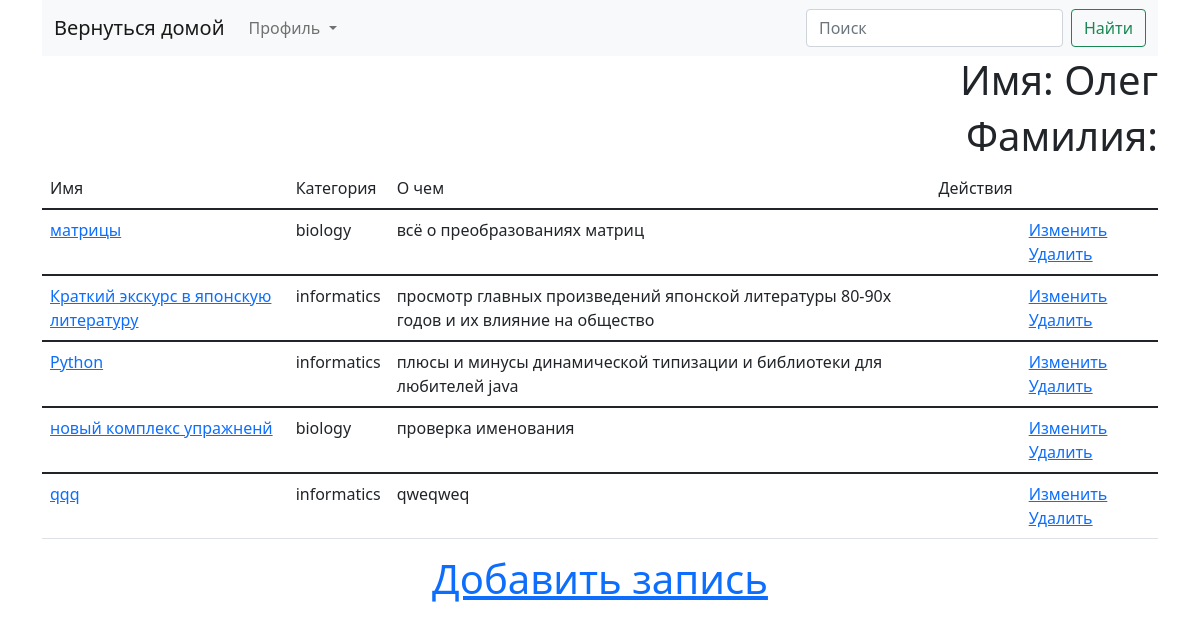
/account/ (signed in), run on the app's committed database.
### work/models.py (models this page shows, shortened)
class Publication(models.Model):
    title = models.CharField(max_length=200, verbose_name='Название')
    date = models.DateField(verbose_name='Дата опубликования работы', auto_now_add=True)
    author = models.ForeignKey(User, verbose_name='Автор', on_delete=models.CASCADE)
    category = models.CharField(verbose_name='Категория', choices=category, max_length=60)
    synopsis = models.TextField(verbose_name='Краткая информация о работе')
    file = models.FileField(verbose_name='Опубликованная работа',
                            validators=[FileExtensionValidator(allowed_extensions=['doc', 'docx', 'txt', 'pdf'])])
    class Meta:
        ordering = ['date']
        verbose_name = 'Пубикация'
        verbose_name_plural = 'Публикации'

### user_app/views.py (the view)
# urls.py: path('account/', include('user_app.urls'), name='profile')
def profile(request):
    if request.user.is_authenticated:
        publication = Publication.objects.filter(author__last_login=request.user.last_login)
        return render(request, 'profile_page.html', {'user': request.user, 'publication': publication})
    else:
        return render(request, 'registration/login.html')

### templates/profile_page.html (shortened to what this page needs)
<!DOCTYPE html>
<html lang="en">
<head>
    {% extends 'home_page.html' %}
        {% block table %}
           <h1 class="text-sm-end"> Имя: {{ user.first_name }} </h1>
           <h1 class="text-sm-end"> Фамилия: {{ user.last_name }}</h1>
        <table class = "table table-hover">
    <thead>
        <tr>
        <td >Имя </td>
        <td>Категория</td>
        <td>О чем</td>
        <td>Действия</td>
        </tr>
    </thead>
    {% for publication in publication %}
    <tbody>
        <tr>
        <td><a href="{%  url 'publication' publication.id %}">
        {{ publication.title }}
        </a></td>
        <td>{{ publication.category }}</td>
        <td>{{ publication.synopsis }}
        </td>
            <td><td><a href="{%  url 'publication' publication.id %}">Изменить</a>
            <a href="{%  url 'delete' publication.id %}">Удалить</a>
        </td>
        </tr>
    </tbody>
    {% endfor %}
    </table>
            <a class="text-center" href="{%  url 'add_publication' %}"><h1>Добавить запись</h1></a>
        {% endblock %}

### data on the page
Publication: title "матрицы", category "biology", synopsis "всё о преобразованиях матриц"
Publication: title "Краткий экскурс в японскую литературу", category "informatics", synopsis "просмотр главных произведений японской литературы 80-90х годов и их влияние на общество"
Publication: title "Python", category "informatics", synopsis "плюсы и минусы динамической типизации и библиотеки для любителей java"
Publication: title "новый комплекс упражненй", category "biology", synopsis "проверка именования"
Publication: title "qqq", category "informatics", synopsis "qweqweq"

### other printed values
{{ user.first_name }} "Олег"
